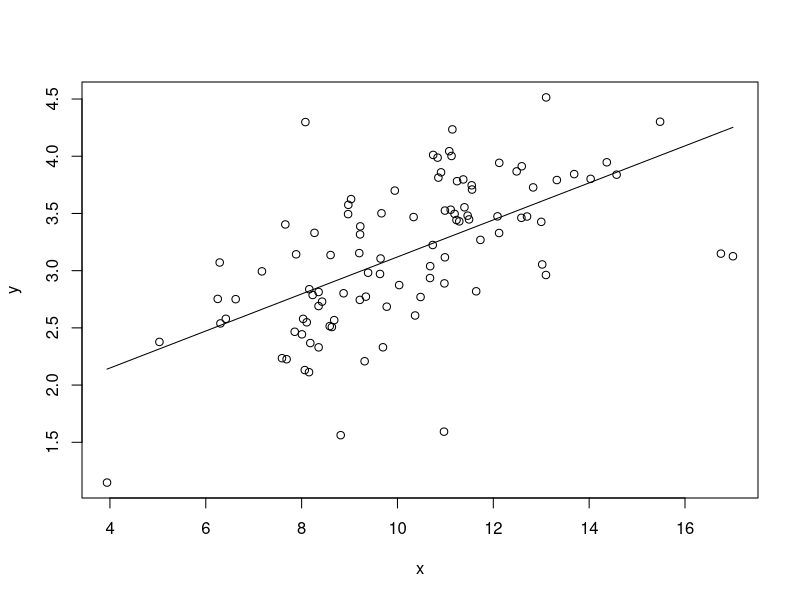

Write R code to recreate this figure.
## ---- chunk 1
#| echo: true
x <- rnorm(n = 100, mean = 10, sd = 2)
y <- x^(1/2) + rnorm(n = 100, mean = 0, sd = 0.5)
my_model <- lm(y ~ x)
plot(x, y)
lines(x = x, y = my_model$fitted)
